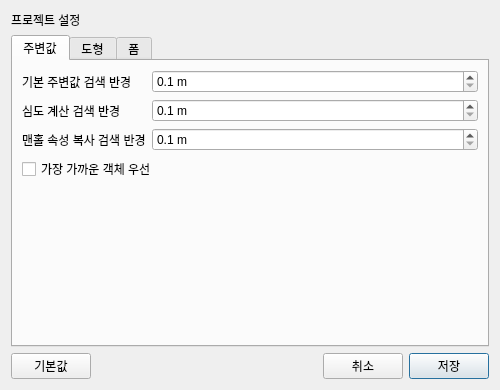
<?xml version="1.0" encoding="UTF-8"?>
<ui version="4.0">
 <class>GeoFlowSettingsDialog</class>
 <widget class="QDialog" name="GeoFlowSettingsDialog">
  <property name="windowTitle"><string>GeoFlow 환경설정</string></property>
  <property name="minimumSize"><size><width>500</width><height>390</height></size></property>
  <layout class="QVBoxLayout" name="verticalLayout">
   <item><widget class="QLabel" name="projectLabel"><property name="text"><string>프로젝트 설정</string></property></widget></item>
   <item><widget class="QTabWidget" name="settingsTabs">
    <widget class="QWidget" name="nearbyTab"><attribute name="title"><string>주변값</string></attribute>
     <layout class="QFormLayout" name="nearbyLayout">
      <item row="0" column="0"><widget class="QLabel" name="defaultRadiusLabel"><property name="text"><string>기본 주변값 검색 반경</string></property></widget></item>
      <item row="0" column="1"><widget class="QDoubleSpinBox" name="defaultRadiusSpin"><property name="decimals"><number>1</number></property><property name="minimum"><double>0.100000000000000</double></property><property name="maximum"><double>10000.000000000000000</double></property><property name="suffix"><string> m</string></property></widget></item>
      <item row="1" column="0"><widget class="QLabel" name="depthRadiusLabel"><property name="text"><string>심도 계산 검색 반경</string></property></widget></item>
      <item row="1" column="1"><widget class="QDoubleSpinBox" name="depthRadiusSpin"><property name="decimals"><number>1</number></property><property name="minimum"><double>0.100000000000000</double></property><property name="maximum"><double>10000.000000000000000</double></property><property name="suffix"><string> m</string></property></widget></item>
      <item row="2" column="0"><widget class="QLabel" name="manholeRadiusLabel"><property name="text"><string>맨홀 속성 복사 검색 반경</string></property></widget></item>
      <item row="2" column="1"><widget class="QDoubleSpinBox" name="manholeRadiusSpin"><property name="decimals"><number>1</number></property><property name="minimum"><double>0.100000000000000</double></property><property name="maximum"><double>10000.000000000000000</double></property><property name="suffix"><string> m</string></property></widget></item>
      <item row="3" column="0" colspan="2"><widget class="QCheckBox" name="nearestFirstCheck"><property name="text"><string>가장 가까운 객체 우선</string></property></widget></item>
     </layout>
    </widget>
    <widget class="QWidget" name="geometryTab"><attribute name="title"><string>도형</string></attribute>
     <layout class="QFormLayout" name="geometryLayout">
      <item row="0" column="0"><widget class="QLabel" name="upperArcLabel"><property name="text"><string>상단 호 크기</string></property></widget></item>
      <item row="0" column="1"><widget class="QDoubleSpinBox" name="upperArcSpin"><property name="enabled"><bool>false</bool></property></widget></item>
      <item row="1" column="0"><widget class="QLabel" name="lowerArcLabel"><property name="text"><string>하단 호 크기</string></property></widget></item>
      <item row="1" column="1"><widget class="QDoubleSpinBox" name="lowerArcSpin"><property name="enabled"><bool>false</bool></property></widget></item>
      <item row="2" column="0" colspan="2"><widget class="QLabel" name="geometryNotice"><property name="text"><string>현재 호 생성 기능의 단위·렌더링 계약이 없어 비활성화되어 있습니다.</string></property><property name="wordWrap"><bool>true</bool></property></widget></item>
     </layout>
    </widget>
    <widget class="QWidget" name="formTab"><attribute name="title"><string>폼</string></attribute>
     <layout class="QVBoxLayout" name="formLayout">
      <item><widget class="QCheckBox" name="showNearbyCheck"><property name="text"><string>주변값 버튼 표시</string></property></widget></item>
      <item><widget class="QCheckBox" name="showPreviousCheck"><property name="text"><string>이전값 버튼 표시</string></property></widget></item>
      <item><widget class="QCheckBox" name="showFieldActionsCheck"><property name="text"><string>필드 action 버튼 표시</string></property></widget></item>
      <item><widget class="QLabel" name="layoutNotice"><property name="text"><string>폼 배치 편집 기능은 이 설정과 독립적으로 유지됩니다.</string></property></widget></item>
      <item><spacer name="formSpacer"><property name="orientation"><enum>Qt::Orientation::Vertical</enum></property><property name="sizeHint" stdset="0"><size><width>20</width><height>40</height></size></property></spacer></item>
     </layout>
    </widget>
   </widget></item>
   <item><layout class="QHBoxLayout" name="buttonLayout">
    <item><widget class="QPushButton" name="defaultsButton"><property name="text"><string>기본값</string></property></widget></item>
    <item><spacer name="buttonSpacer"><property name="orientation"><enum>Qt::Orientation::Horizontal</enum></property><property name="sizeHint" stdset="0"><size><width>40</width><height>20</height></size></property></spacer></item>
    <item><widget class="QPushButton" name="cancelButton"><property name="text"><string>취소</string></property></widget></item>
    <item><widget class="QPushButton" name="saveButton"><property name="text"><string>저장</string></property><property name="default"><bool>true</bool></property></widget></item>
   </layout></item>
  </layout>
 </widget>
 <resources/>
 <connections/>
</ui>
